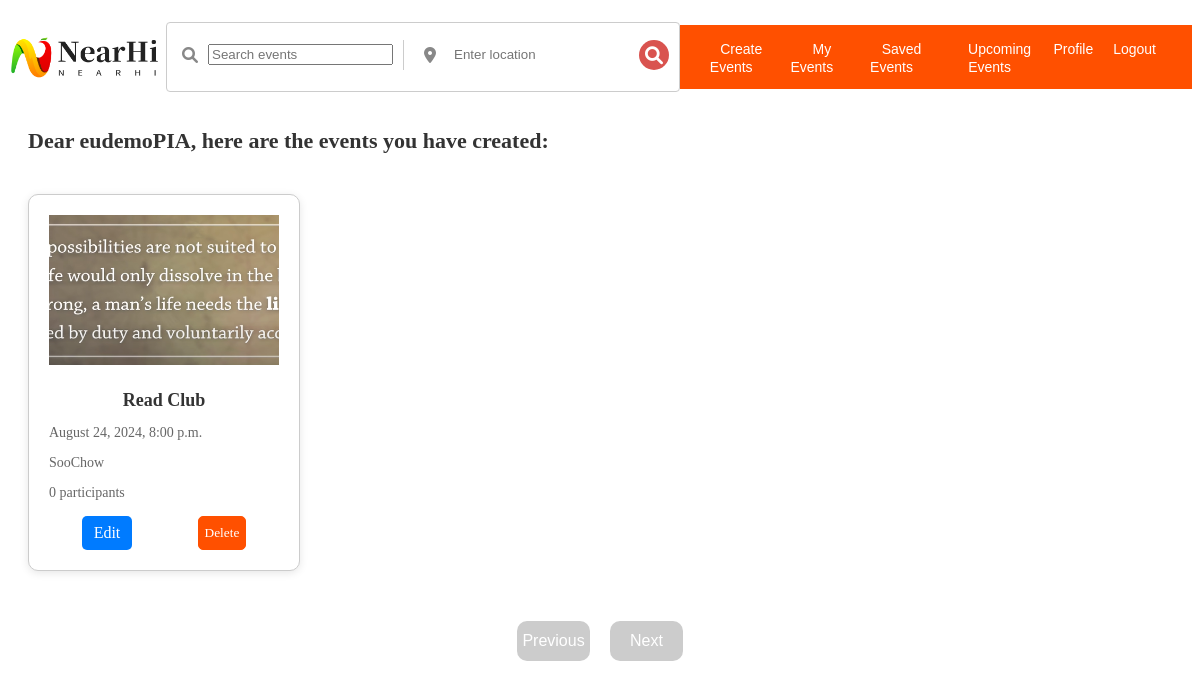
/my-events/ (signed in), run on an earlier commit of the app's database.
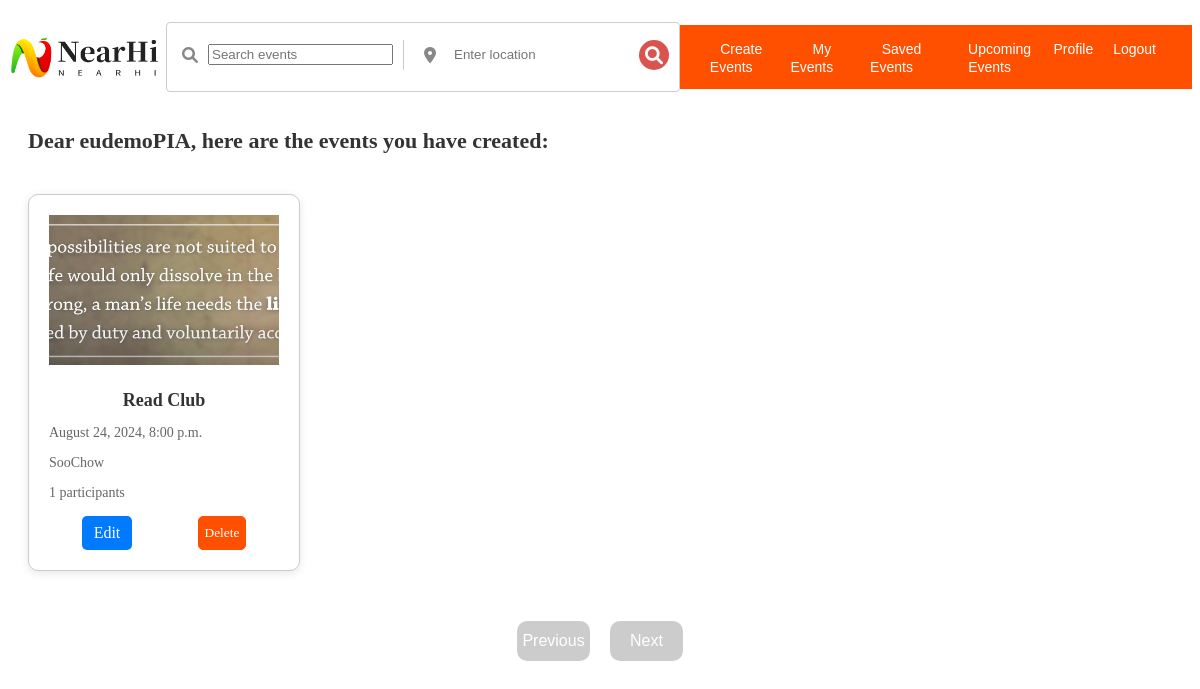
And on a later commit of the database.
### myapp/models.py (models this page shows, shortened)
class Event(models.Model):
    CATEGORY_CHOICES = [
        ('game', 'Game'),
        ('performance', 'Performance'),
        ('nature', 'Nature'),
        ('pet', 'Pet'),
        ('gourmet', 'Gourmet'),
        ('reading', 'Reading'),
        ('music', 'Music'),
    ]
    category = models.CharField(max_length=20, choices=CATEGORY_CHOICES)
    title = models.CharField(max_length=100)
    description = models.TextField(max_length=800)
    event_time = models.DateTimeField()
    location = models.CharField(max_length=255)
    image = models.ImageField(upload_to='event_images')
    created_by = models.ForeignKey(settings.AUTH_USER_MODEL, on_delete=models.CASCADE)
    created_at = models.DateTimeField(auto_now_add=True)
    fee = models.DecimalField(max_digits=8, decimal_places=2, default=0.00)  # 费用字段，默认0
    max_participants = models.PositiveIntegerField(default=1)  # 最大参与人数
    current_participants = models.PositiveIntegerField(default=0, editable=False)  # 当前参与人数，自动更新
    def get_absolute_url(self):
        return reverse("event_detail", kwargs={"pk": self.pk})

### myapp/views.py (the view)
# urls.py: path('my-events/', views.my_events, name='my_events'),
@login_required(login_url='login')
def my_events(request):
    page_obj = paginate_events(request, Event.objects.filter(created_by=request.user))
    return render(request, 'myapp/my_events.html', {'page_obj': page_obj})

### myapp/views.py (called while the page is built)
def paginate_events(request, events_list, per_page=8):
    paginator = Paginator(events_list, per_page)
    page_number = request.GET.get('page')
    try:
        page_obj = paginator.get_page(page_number)
    except PageNotAnInteger:
        page_obj = paginator.page(1)  # if page not integer，show page 1
    except EmptyPage:
        page_obj = paginator.page(paginator.num_pages)  # if page out of range, show the last page
    return page_obj

### myapp/templates/myapp/my_events.html (shortened to what this page needs)
{% extends 'base_layout.html' %} {% load static %} {% block content %}
<p class="greeting-message">
  Dear {{ request.user.username }}, here are the events you have created:
</p>
{% block event_list %}
<div id="event-list-section" class="event-list">
  {% for event in page_obj %}
  <div class="event-card" id="event-card-{{ event.id }}">
    <a href="{{ event.get_absolute_url }}">
      <img src="{{ event.image.url }}" alt="{{ event.title }}" />
      <h3>{{ event.title }}</h3>
      <div class="desc">
        <p>{{ event.event_time|date:"F j, Y, g:i a" }}</p>
        <p>{{ event.location }}</p>
        <p>{{ event.current_participants }} participants</p>
      </div>
    </a>
    <div class="event-actions">
      <a href="{% url 'edit_event' event.id %}" class="edit-action-btn">Edit</a>
      <button
        class="action-btn delete"
        data-action-type="delete-event"
        data-event-id="{{ event.id }}"
      >
        Delete
      </button>
    </div>
  </div>
  {% endfor %}
</div>
{% endblock event_list %} {% block pagination %} {{ block.super }} {% endblock pagination %}
{% endblock content %}

What changed in the data, as far as the page shows it:
changed Event "Read Club": current_participants "0" → "1"
